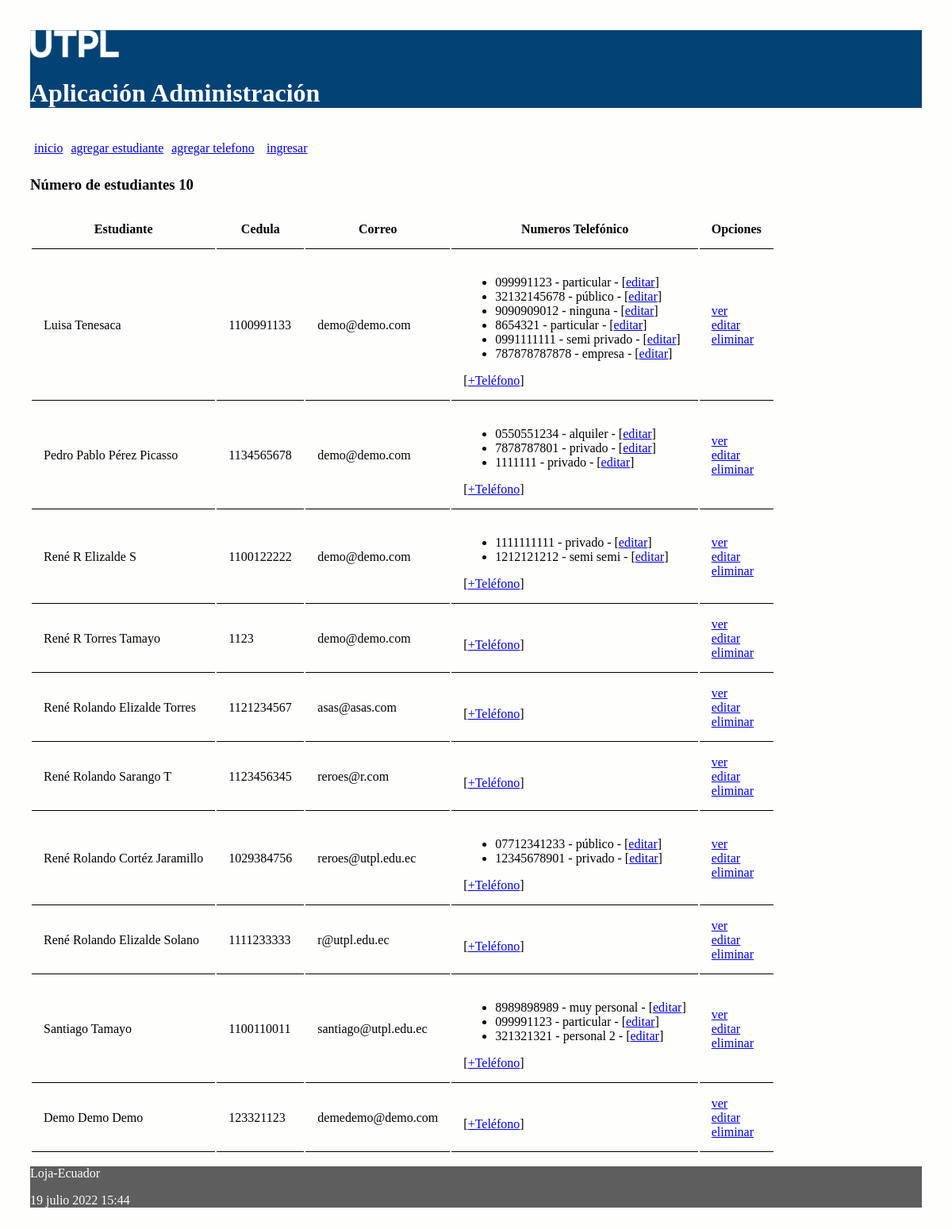
Before: / with the older database file.
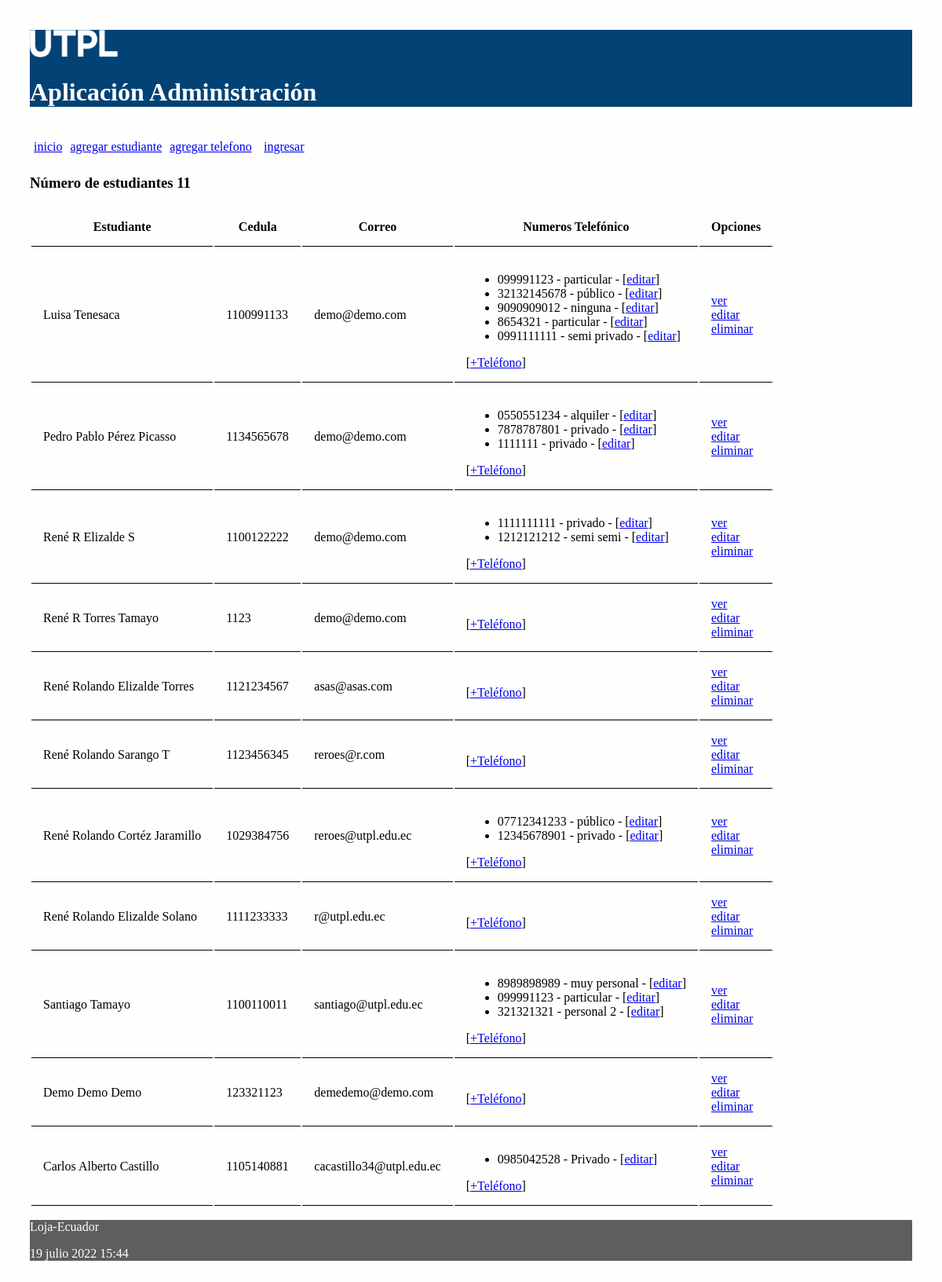
After: the same page with the newer database file.
### administrativo/models.py (models this page shows, shortened)
class Estudiante(models.Model):
    nombre = models.CharField(max_length=30)
    apellido = models.CharField(max_length=30)
    cedula = models.CharField(max_length=30, unique=True)
    correo = models.EmailField()

class NumeroTelefonico(models.Model):
    telefono = models.CharField(max_length=100)
    tipo = models.CharField(max_length=100)
    estudiante = models.ForeignKey(Estudiante, on_delete=models.CASCADE,
            related_name="numeros_telefonicos")

### administrativo/views.py (the view)
# urls.py: path('', views.index, name='index'),
def index(request):
    estudiantes = Estudiante.objects.all()
    informacion_template = {'estudiantes': estudiantes, 'numero_estudiantes': len(estudiantes)}
    return render(request, 'index.html', informacion_template)

### administrativo/templates/index.html (shortened to what this page needs)
{% extends "master.html" %}
{% block content %}
<h3>Número de estudiantes {{ numero_estudiantes }}</h3>
<table id="tabla_datos">
  <thead>
    <tr>
      <th>Estudiante</th>
      <th>Cedula</th>
      <th>Correo</th>
      <th>Numeros Telefónico </th>
      <th>Opciones</th>
    </tr>
  </thead>
  {% for e in estudiantes %}
  <tr>
    <td> {{e.nombre}} {{e.apellido}}</td>
    <td> {{e.cedula}}</td>
    <td> {{e.correo}}</td>
    <td>
      <ul>
        {% for t in e.numeros_telefonicos.all %}
          <li>
            <span>{{t.telefono}} - {{t.tipo}} - [<a href="{% url 'editar_numero_telefonico' t.id %}">editar</a>] </span>
          </li>
        {% endfor %}
      </ul>
        [<a href="{% url 'crear_numero_telefonico_estudiante' e.id%}">+Teléfono</a>]
    </td>
    <td> <a href="{% url 'obtener_estudiante' e.id %}">ver</a> <br>
      <a href="{% url 'editar_estudiante' e.id %}">editar</a> <br>
      <a href="{% url 'eliminar_estudiante' e.id %}"
      onclick="return confirm('¿Está seguro de la eliminación?')" >
      eliminar</a>
    </td>
  </tr>
  {% endfor %}
</table>
{% endblock %}

### administrativo/templates/master.html (shortened to what this page needs)
<!DOCTYPE html>
<html>
  <head>
    {% load static %}
    <link rel="stylesheet" type="text/css" href="{% static 'css/estilos.css' %}">
    <link rel="stylesheet" type="text/css" href="https://cdn.datatables.net/1.10.25/css/jquery.dataTables.min.css">
  </head>
  <body>
  <header>
    <img src="{% static 'images/logo.png' %}" height="10%" width="10%" alt="My image">
    <h1>Aplicación Administración </h1>
    <nav class="top_menu">
      <ul>
        <li><a href="{% url 'index' %}">inicio</a></li>
        <li><a href="{% url 'crear_estudiante' %}">agregar estudiante</a></li>
        <li><a href="{% url 'crear_numero_telefonico' %}">agregar telefono</a></li>
        {% if user.is_authenticated %}
          <li><a href="{% url 'logout_view' %}">salir</a></li>
        {% else %}
          <li>[<a href="{% url 'login' %}">ingresar</a>]</li>
        {% endif %}
      </ul>
    </nav>
  </header>
  <section>
      {% block content %}
      {% endblock %}
  </section>
    <footer>
      <p>Loja-Ecuador</p>
      <p>{% now "j F Y H:i" %}</p>
    </footer>
  </body>
</html>

### administrativo/static/css/estilos.css (style rules this page uses)
body { background: #FEFEFD; padding: 30px; }
header { background: #034275; color: #FFF; }
section { width: 100%; }
th, td { padding: 15px; border-bottom: 1px solid black; }
.top_menu ul { list-style:none; float:left; padding: 5px; width:95%; }
.top_menu ul li { float:left; margin-right:10px; margin-bottom:5px; text: #FFF; }
footer { background: #5E5E5E; color: #FFF; }

Changed rows visible on the page:
removed NumeroTelefonico: telefono "787878787878", tipo "empresa", shown under Estudiante "Luisa"
added Estudiante: nombre "Carlos Alberto", apellido "Castillo", cedula "1105140881", correo "cacastillo34@utpl.edu.ec"
added NumeroTelefonico: telefono "0985042528", tipo "Privado", shown under "Carlos Alberto"
Other visible differences:
{{ numero_estudiantes }}: "10" → "11"
